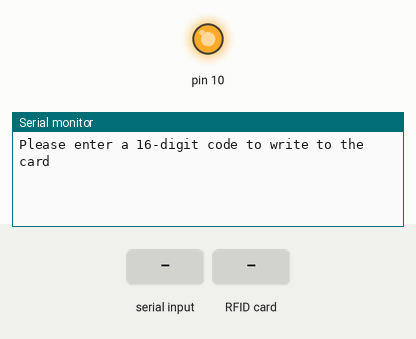
Bench run of a sketch on a simulated Arduino Uno, built with avr-gcc and run on an emulated ATmega328P. Shown: output pins drawn as LEDs (lit = HIGH), the last lines printed to the serial monitor. Inputs (shaded band) come from the test bench.

Above: at 1.2 s.
1.3 s: "1\n" received over Serial
At 2.5 s:
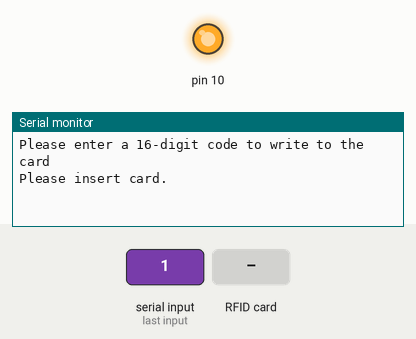
2.8 s: RFID card 5E 7A 19 C4 held to the reader
At 3.9 s:
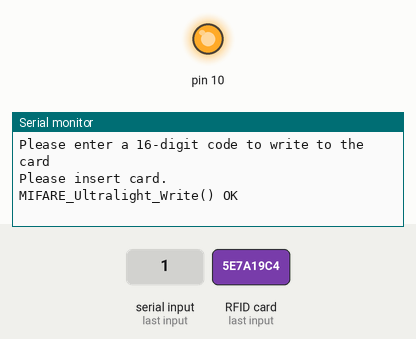

The sketch:

assignid.ino
```cpp
#include <SPI.h>
#include <MFRC522.h>

#define RST_PIN 5
#define SS_PIN 4

MFRC522 mfrc522(SS_PIN, RST_PIN);
MFRC522::StatusCode status;

String input;

byte buffer[18];  // Buffer (16+2 Bytes: Data + CRC)
byte size = sizeof(buffer);

uint8_t pageAddr = 0x06; // Write to page 6

void setup() {
  Serial.begin(115200);
  SPI.begin();
  mfrc522.PCD_Init();
  Serial.println(F("Please enter a 16-digit code to write to the card"));
}

void loop() {
  if (Serial.available()){
    input = Serial.readStringUntil('\n');
    input.getBytes(buffer, input.length());
    Serial.println(F("Please insert card."));
    while (!mfrc522.PICC_IsNewCardPresent() || !mfrc522.PICC_ReadCardSerial()) {
      delay(50);
    }

    // Keep trying to write data if it fails
    while (!writeData()) {
      delay(50);
    }

    Serial.println(F("MIFARE_Ultralight_Write() OK "));
    Serial.println();

    mfrc522.PICC_HaltA();
  }
}

bool writeData() {
  for (int i=0; i < 4; i++) {
    // Write the 16-bit data to four pages of memory, containing 4 bytes each (4*4=16)
    status = (MFRC522::StatusCode) mfrc522.MIFARE_Ultralight_Write(pageAddr+i, &buffer[i*4], 4);
    if (status != MFRC522::STATUS_OK) {
      Serial.print(F("MIFARE_Read() failed: "));
      Serial.println(mfrc522.GetStatusCodeName(status));
      return false;
    }
  }
  return true;
}
```

Measured:
- after the input at 1.3 s, the serial monitor: prints a new line at once (image 1)
- after the input at 2.8 s, the serial monitor: prints a new line at once (image 2)
